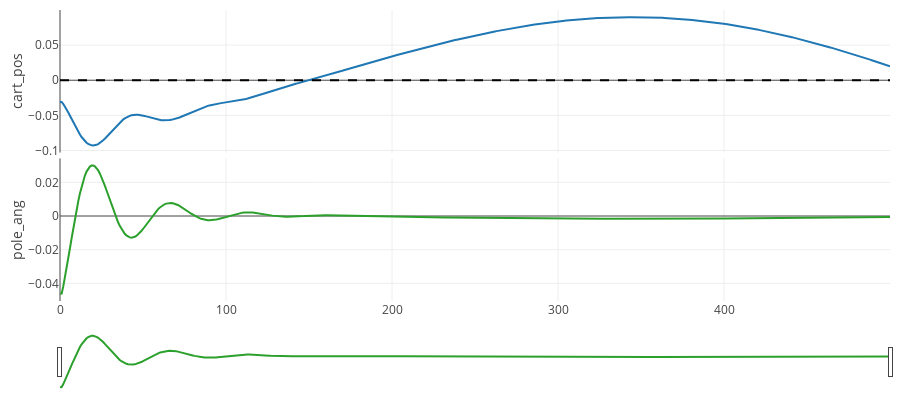

Notebook source saved alongside this figure:
### Code cell
EP = 0

fig = cprender.lineplot(df, ep=EP, incl_velo=False)
fig.show()

### Figure 1 — Plotly figure (JSON) as saved in the notebook; plotly's stock layout.template omitted (floating-point values rounded to 4 significant figures; data arrays with more than 128 entries replaced by an {"elided": "..."} marker saying what was removed)
{"data": [{"mode": "lines", "name": "cart_pos", "showlegend": false, "type": "scatter", "x": {"elided": "501 int values"}, "xaxis": "x", "y": {"elided": "501 float values"}, "yaxis": "y"}, {"line": {"color": "black", "dash": "dash"}, "mode": "lines", "name": "cart_pos_setpoint", "showlegend": false, "type": "scatter", "x": {"elided": "501 int values"}, "xaxis": "x", "y": {"elided": "501 int values"}, "yaxis": "y"}, {"mode": "lines", "name": "pole_ang", "showlegend": false, "type": "scatter", "x": {"elided": "501 int values"}, "xaxis": "x2", "y": {"elided": "501 float values"}, "yaxis": "y2"}], "layout": {"height": 400, "hovermode": "x unified", "margin": {"b": 10, "l": 60, "r": 10, "t": 10}, "xaxis": {"anchor": "y", "domain": [0, 1], "matches": "x2", "showticklabels": false}, "xaxis2": {"anchor": "y2", "domain": [0, 1], "rangeslider": {"visible": true}}, "yaxis": {"anchor": "x", "domain": [0.51, 1], "title": {"text": "cart_pos"}}, "yaxis2": {"anchor": "x2", "domain": [0, 0.49], "title": {"text": "pole_ang"}}}}
